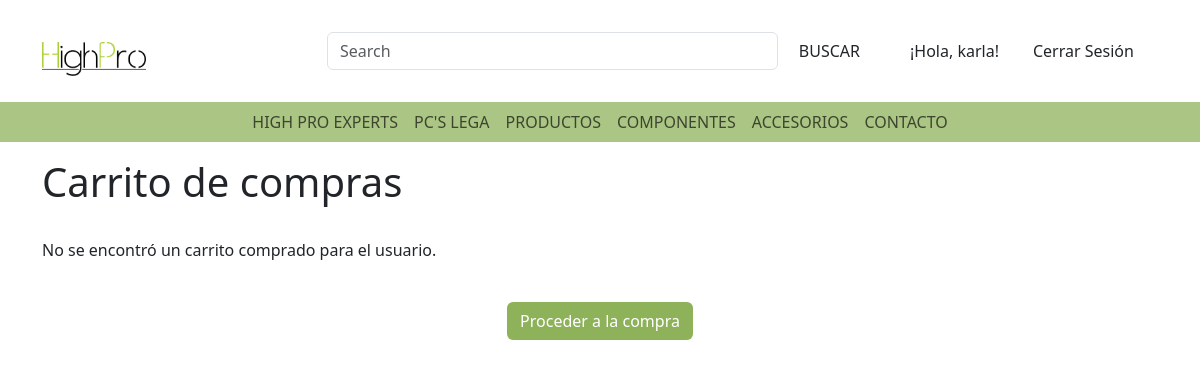
Page /compra.php (signed in) on the earlier database version.
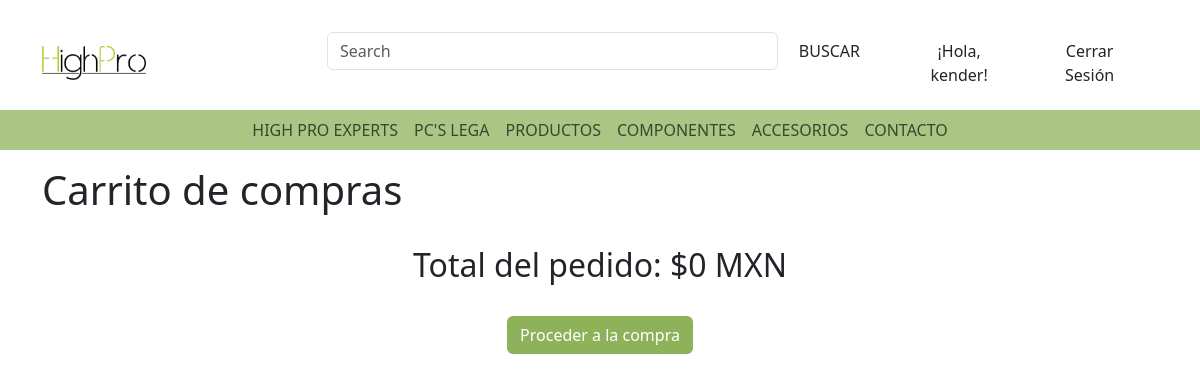
Same page on the later database version.
### tables this page shows
CREATE TABLE `users` (
  `id_user` int(11) NOT NULL,
  `firstname` varchar(80) NOT NULL,
  `lastname` varchar(80) NOT NULL,
  `email` varchar(120) NOT NULL,
  `user_password` varchar(32) NOT NULL,
  `birthdate` date NOT NULL,
  `genre` bit(1) NOT NULL,
  `activo` tinyint(1) NOT NULL
);

### compra.php (the view, shortened to what the changed rows need)
<?php
include "conexion.php";
if (isset($_SESSION['id_user'])) {
    $id_user = $_SESSION['id_user'];
    $query = "SELECT firstname FROM users WHERE id_user = '$id_user'";
    $user_result = $conexion->query($query);
    if ($user_result) {
        $user_data = $user_result->fetch_assoc();
        $nombre_usuario = $user_data['firstname'];
        $query_carrito = "SELECT carrito_id FROM carritos WHERE usuario_id = '$id_user' AND comprado = 1";
        $carrito_result = $conexion->query($query_carrito);
    } else {
        echo "Error en la consulta de usuario: " . $conexion->error;
    }
}
?>
<!DOCTYPE html>
<html lang="en">
<head>
    <link href="https://cdn.jsdelivr.net/npm/bootstrap@5.3.1/dist/css/bootstrap.min.css" rel="stylesheet">
    <link rel="stylesheet" type="text/css" href="css/shoppingCart.css">
</head>
<body>
    <div class="container my-2 justify-content-center">
        <div class="row">
            <div class="col-md-3">
                <?php
                if (isset($_SESSION['id_user'])) {
                    echo "<div class='d-flex align-items-center'>";
                    echo "<a href='perfil.php' class='me-2'><button class='btn' type='button'>¡Hola, $nombre_usuario!</button></a>";
                    echo "<a href='logout.php' class='me-2'><button class='btn' type='button'> Cerrar Sesión</button>
                    </a>";
                    echo "</div>";
                } else {
                    echo "<a href='register.php'><button class='btn' type='button'>CREA TU CUENTA</button></a>";
                    echo "<a href='login.php'><button class='btn' type='button'>INGRESA</button></a>";
                }
                ?>
            </div>
        </div>
    </div>
    <div class="container">
        <div class="row">
            <h1>Carrito de compras</h1>
            <?php
include "conexion.php";
if ($carrito_result) {
    $carrito_data = $carrito_result->fetch_assoc();
    if ($carrito_data) {
        $id_carrito = $carrito_data['carrito_id'];
        $query_productos = "SELECT p.id, p.nombre, p.descripcion, p.precio, p.imagen, pc.cantidad
                            FROM productos_en_carrito pc
                            INNER JOIN producto p ON pc.producto_id = p.id
                            WHERE pc.carrito_id = '$id_carrito' AND pc.eliminado = 0";
        $productos_result = $conexion->query($query_productos);
        if ($productos_result) {
            $total_pedido = 0;
            echo "<div class='d-flex justify-content-center'>";
            echo "<h2>Total del pedido: $$total_pedido MXN</h2>";
            echo "</div>";
        } else {
            echo "Error en la consulta de productos en carrito: " . $conexion->error;
        }
    } else {
        echo "<p>No se encontró un carrito comprado para el usuario.</p>";
    }
} else {
        echo "<p>No se encontró un carrito comprado para el usuario.</p>";
}
?>
        </div>
    </div>
</body>
</html>

Differences in the rows shown:
changed users: firstname "karla" → "kender"
Other differences:
$total_pedido: (not shown) → "0"
text no longer shown: "No se encontró un carrito comprado para el usuario."
text now shown: "Total del pedido: $ MXN"
